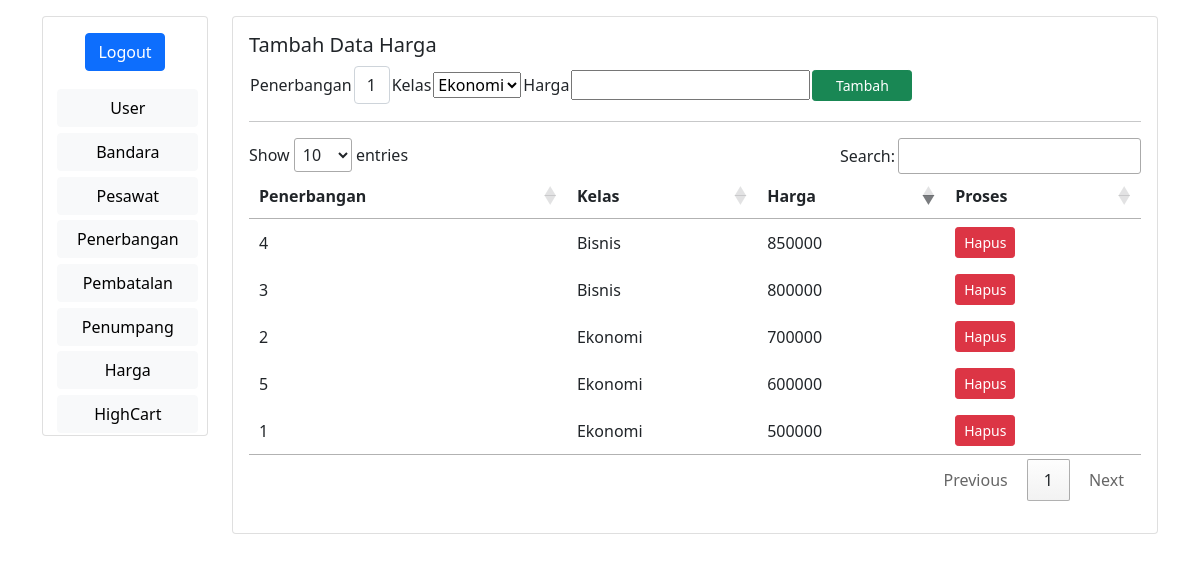
/harga.php (signed in), run on the app's committed database.
### tables this page shows
CREATE TABLE `harga` (
  `id_penerbangan` int(50) NOT NULL,
  `kelas` enum('Ekonomi','Bisnis') NOT NULL,
  `harga` int(10) NOT NULL
);

### harga.php (the view, shortened to what this page needs)
<?php
     if(isset($_COOKIE['unameA'])){
        $username=$_COOKIE['unameA'];
        $password=$_COOKIE['passA'];
        tampilkanData();
    } else if(isset($_SESSION['usernameA'])){
       tampilkanData();
    } else{
        echo "<center><h1>Anda harus login terlebih dahulu</h1></center>";
    }
?>
<?php function tampilkanData(){
?>
<!DOCTYPE html>
<html>
<head>
	<link href="https://cdn.jsdelivr.net/npm/bootstrap@5.0.2/dist/css/bootstrap.min.css" rel="stylesheet">
</head>
<body>
	<main>
		<div class="container mt-3">
			<div class="row">
				<div class="col-sm-2">
					<div class="card">
						<?php include "dasboardadmin.php"; ?>
					</div>
				</div>
				<div class="col-sm-10">
					<div class="card">
						<div class="card-body">
                            <h5 class="card-tittle">Tambah Data Harga</h5>
							<form action="" method="post" enctype="multipart/form-data">
                                <table>
                                    <tr>
                                     <td>Penerbangan</td>
                                        <td>
                                            <select style="width: 100%" name="id_penerbangan" class="form-control" required autofocus>
                                                <?php
                                                    include "koneksi.php";
                                                    $user = mysqli_query($koneksi, "SELECT * FROM penerbangan ORDER BY id_penerbangan ASC") or die(mysqli_error($koneksi));
                                                    foreach ($user as $data) {
                                                        echo '
                                                        <option value="'.$data['id_penerbangan'].'">'.$data['id_penerbangan'].'</option>';
                                                    }
                                                ?>
                                            </select>
                                        </td>
                                     <td>Kelas</td>
                                        <td>
                                            <select name="kelas">
                                            <option>Ekonomi</option>
                                        </select>
                                        </td>
                                    <td>Harga</td>
                                        <td><input type="text" name="harga"></td>
                                    <td>
                                        <input style="width:100px" type="submit" name="proses" value="Tambah" class="btn btn-success btn-sm">
                                    </td>
                                    </tr>
                                </table>
                            </form>
                            <hr>
							<table id="tabel-data">
                                <thead class="thead-dark">
                                    <tr>
                                        <th>Penerbangan</th>
                                        <th>Kelas</th>
                                        <th>Harga</th>
                                        <th>Proses</th>
                                    </tr>
                                </thead>
                                <tbody>
                                    <?php
                                    include_once('koneksi.php');
                                    $sql = mysqli_query($koneksi, "SELECT * FROM harga");
                                    foreach ($sql as $row) {
                                    ?>
                                        <tr>
                                            <td><?= $row["id_penerbangan"]; ?></td>
                                            <td><?= $row["kelas"]; ?></td>
                                            <td><?= $row["harga"]; ?></td>
                                            <td>
                        						<a href="hpsharga.php?id=<?= $row['id_penerbangan']; ?>" onclick="return confirm ('Apakah Anda yakin akan menghapus data?')" class="btn btn-danger btn-sm">Hapus</a>
                                            </td>
                                        </tr>
                                    <?php } ?>
                            </table>
						</div>
					</div>
				</div>
			</div>
		</div>
	</main>
    <link rel="stylesheet" type="text/css" media="screen" href="https://cdn.datatables.net/1.10.24/css/jquery.dataTables.min.css">
</body>
</html>
<?php } ?>

### data on the page
harga: id_penerbangan "1", kelas "Ekonomi", harga "500000"
harga: id_penerbangan "2", kelas "Ekonomi", harga "700000"
harga: id_penerbangan "3", kelas "Bisnis", harga "800000"
harga: id_penerbangan "4", kelas "Bisnis", harga "850000"
harga: id_penerbangan "5", kelas "Ekonomi", harga "600000"

### other printed values
form field id_penerbangan "1"
